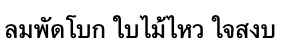
#> input picture week02/images/word.jpg, 291 x 52 px
$ jupyter execute Work2.ipynb
#> lines starting #> are read from the running program, lines starting #| are printed output that depends on the picture
#> further down, original_image is the input picture: shape (52, 291, 3); min 0, max 255, mean 226.4
[cell 1]
import cv2
import numpy as np
import random
import matplotlib.pyplot as plt

def add_noise(img, noise_type="salt_and_pepper"):
#> called with noise_type = 'gaussian'
    if noise_type == "salt_and_pepper":
        noisy_img = img.copy()
        row, col, ch = img.shape
        num_salt = np.ceil(0.02 * img.size * 0.5).astype(int)
        num_pepper = np.ceil(0.02 * img.size * 0.5).astype(int)

        # Salt noise
        coords = [np.random.randint(0, i - 1, num_salt) for i in img.shape]
        noisy_img[coords[0], coords[1], :] = 255

        # Pepper noise
        coords = [np.random.randint(0, i - 1, num_pepper) for i in img.shape]
        noisy_img[coords[0], coords[1], :] = 0

        return noisy_img

    elif noise_type == "gaussian":
        mean = 0
        sigma = 25
        gaussian = np.random.normal(mean, sigma, img.shape).astype(np.uint8)
        noisy_img = cv2.add(img, gaussian)
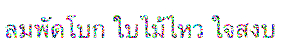
#> noisy_img: shape (52, 291, 3); mean R, G, B 241.3, 241.3, 241.9
        return noisy_img

def apply_blur(img):
    return cv2.GaussianBlur(img, (5, 5), 0)
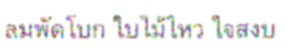
#> returned value: shape (52, 291, 3); mean of channels 0, 1, 2 241.3, 241.3, 241.9; drawn as B, G, R

[cell 2]
# Load the image
image_path = '.././images/word.jpg'

original_image = cv2.imread(image_path)
original_image = cv2.cvtColor(original_image, cv2.COLOR_BGR2RGB)  # Convert to RGB for plotting

# Randomly add noise
noise_type = random.choice(["salt_and_pepper", "gaussian"])
noisy_image = add_noise(original_image, noise_type)

# Apply blur
blurred_image = apply_blur(noisy_image)

[cell 3]
# Plot the images
plt.figure(figsize=(12, 6))
plt.subplot(1, 3, 1)
plt.imshow(original_image)
plt.title("Original Image")
plt.axis("off")

plt.subplot(1, 3, 2)
plt.imshow(noisy_image)
plt.title(f"Noisy Image ({noise_type})")
plt.axis("off")

plt.subplot(1, 3, 3)
plt.imshow(blurred_image)
plt.title("Blurred Image")
plt.axis("off")

plt.tight_layout()
plt.show()
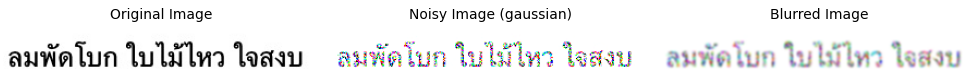
#> figure drawn by matplotlib, 3 panels

$ run again, with week02/images/banana.jpg copied over week02/images/word.jpg
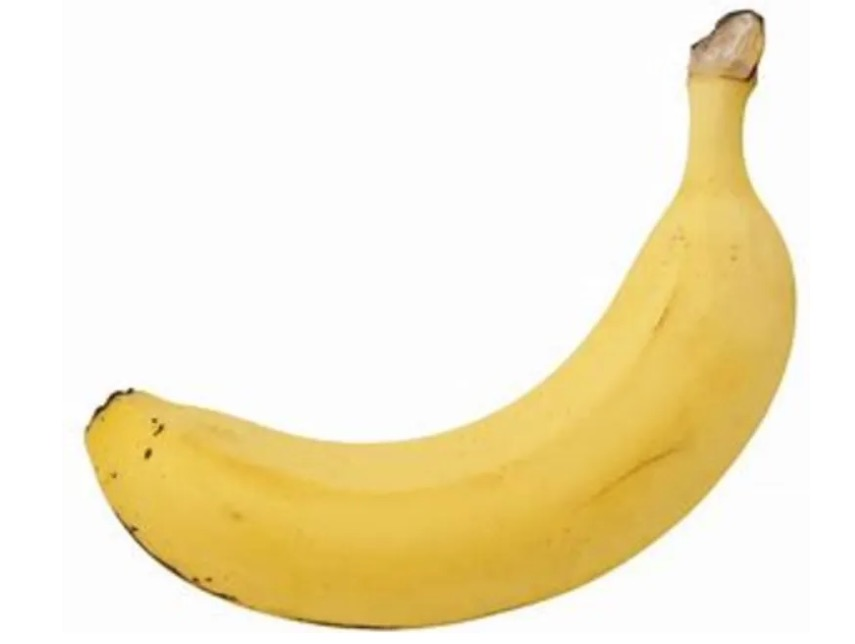
#> input picture week02/images/banana.jpg, 855 x 644 px
#> original_image is the input picture: shape (644, 855, 3); mean B, G, R 204.2, 234.4, 244.7
#> in apply_blur, `return cv2.GaussianBlur(img, (5, 5), 0)`:
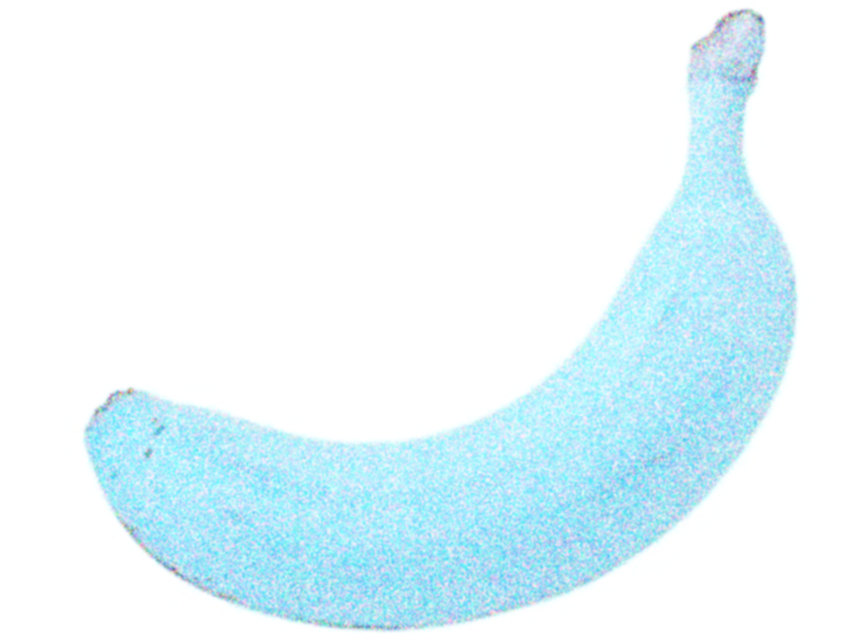
#> returned value: shape (644, 855, 3); mean of channels 0, 1, 2 252.6, 247.8, 232.2; drawn as B, G, R
#> `plt.show()`:
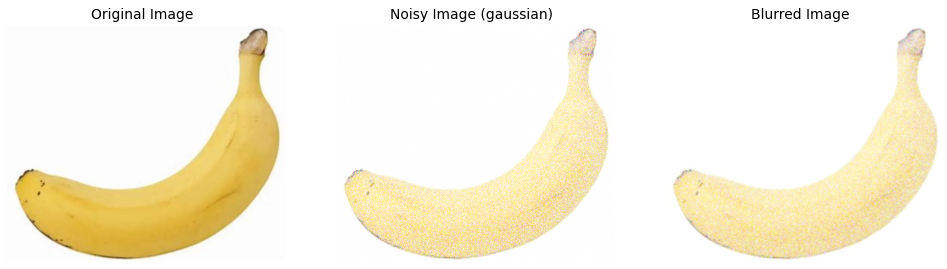
#> figure drawn by matplotlib, 3 panels
